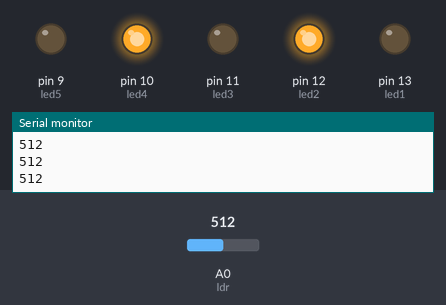
Bench run of a sketch on a simulated Arduino Uno, built with avr-gcc and run on an emulated ATmega328P. On the bench: output pins drawn as LEDs (lit = HIGH), the last lines printed to the serial monitor. The inputs (shaded band) are chosen by the test bench; at power-on: A0 (ldr) = 512.

Above: at 1.2 s.
1.3 s: A0 (ldr) set to 482
At 2.2 s:
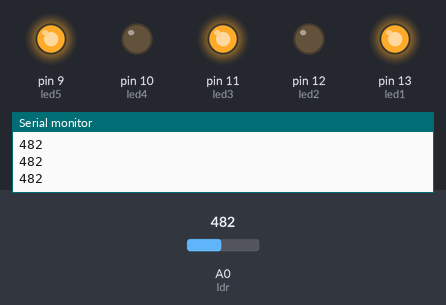
2.9 s: A0 (ldr) set to 510
At 3.6 s:
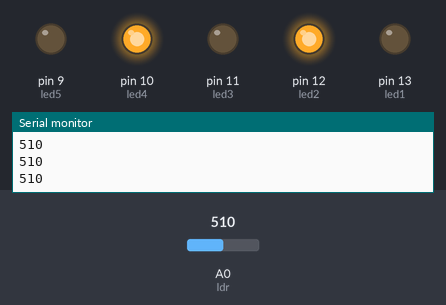
4.5 s: A0 (ldr) set to 490
At 5.0 s:
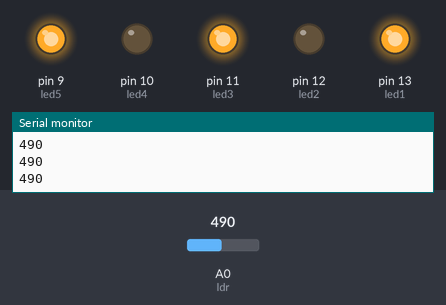
Timing chart, 0 to 7.5 s (numbered marks = the images above; inputs shaded):
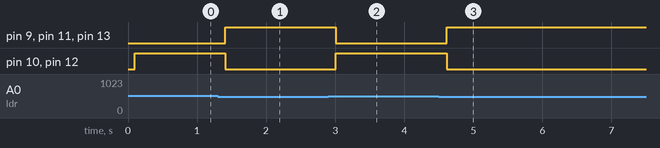

The sketch:

ldr1.ino
```cpp
int ldr= A0, led1= 13, led2 = 12, led3= 11, led4 = 10, led5 =9;
void setup() {
  // put your setup code here, to run once:
  pinMode(ldr, INPUT);
  pinMode(led1, OUTPUT);
  pinMode(led2, OUTPUT);
  pinMode(led3, OUTPUT);
  pinMode(led4, OUTPUT);
  pinMode(led5, OUTPUT);
  Serial.begin(9600);

}

void loop() {
  // put your main code here, to run repeatedly:
  int x = analogRead(ldr);
  Serial.println(x);
  delay(100);
  if(x>300 && x<500){
    digitalWrite(led1, 1);
    digitalWrite(led2, 0);
    digitalWrite(led3, 1);
    digitalWrite(led4, 0);
    digitalWrite(led5, 1);
  }
  else if(x>500){
    digitalWrite(led1, 0);
    digitalWrite(led2, 1);
    digitalWrite(led3, 0);
    digitalWrite(led4, 1);
    digitalWrite(led5, 0);
  }
}
```

Measured:
- the behaviour switches between 500 and 499 on A0 (ldr) (found by bisection; images 0 and 1)
- after the input at 1.3 s, pin 9 (led5), pin 11 (led3), pin 13 (led1): LOW → HIGH after 0.10 s; pin 10 (led4), pin 12 (led2): HIGH → LOW after 0.10 s
- after the input at 2.9 s, pin 9 (led5), pin 11 (led3), pin 13 (led1): HIGH → LOW after 0.11 s; pin 10 (led4), pin 12 (led2): LOW → HIGH after 0.11 s
- after the input at 4.5 s, pin 9 (led5), pin 11 (led3), pin 13 (led1): LOW → HIGH after 0.11 s; pin 10 (led4), pin 12 (led2): HIGH → LOW after 0.11 s
